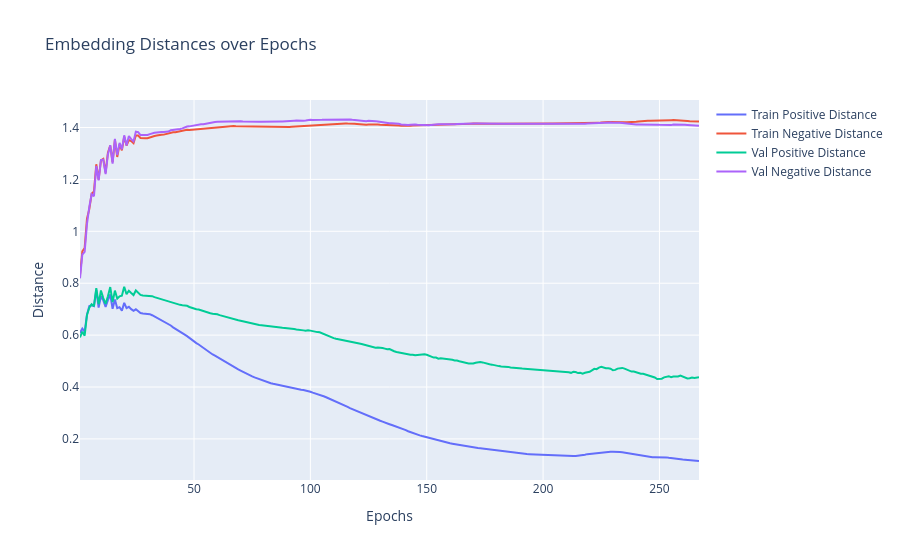

Source (notebook cell):
### Code cell
train_dists_mean = logs["train_dists"]
val_dists_mean = logs["val_dists"]

fig = go.Figure()
fig.add_trace(go.Scatter(x=epochs, y=train_dists_mean[:, 0], mode="lines", name="Train Positive Distance"))
fig.add_trace(go.Scatter(x=epochs, y=train_dists_mean[:, 1], mode="lines", name="Train Negative Distance"))
fig.add_trace(go.Scatter(x=epochs, y=val_dists_mean[:, 0], mode="lines", name="Val Positive Distance"))
fig.add_trace(go.Scatter(x=epochs, y=val_dists_mean[:, 1], mode="lines", name="Val Negative Distance"))

fig.update_layout(
    title="Embedding Distances over Epochs",
    xaxis_title="Epochs",
    yaxis_title="Distance",
    hovermode="x unified",
)

fig.show()

### Figure 1 — Plotly figure (JSON) as saved in the notebook; plotly's stock layout.template omitted (floating-point values rounded to 4 significant figures; data arrays with more than 128 entries replaced by an {"elided": "..."} marker saying what was removed)
{"data": [{"mode": "lines", "name": "Train Positive Distance", "type": "scatter", "x": {"elided": "267 int values"}, "y": {"elided": "267 float values"}}, {"mode": "lines", "name": "Train Negative Distance", "type": "scatter", "x": {"elided": "267 int values"}, "y": {"elided": "267 float values"}}, {"mode": "lines", "name": "Val Positive Distance", "type": "scatter", "x": {"elided": "267 int values"}, "y": {"elided": "267 float values"}}, {"mode": "lines", "name": "Val Negative Distance", "type": "scatter", "x": {"elided": "267 int values"}, "y": {"elided": "267 float values"}}], "layout": {"hovermode": "x unified", "title": {"text": "Embedding Distances over Epochs"}, "xaxis": {"title": {"text": "Epochs"}}, "yaxis": {"title": {"text": "Distance"}}}}
